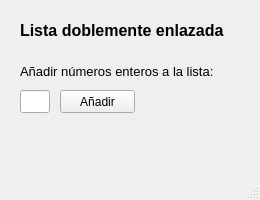
<?xml version="1.0" encoding="UTF-8"?>
<ui version="4.0">
 <class>MainWindow</class>
 <widget class="QMainWindow" name="MainWindow">
  <property name="geometry">
   <rect>
    <x>0</x>
    <y>0</y>
    <width>260</width>
    <height>200</height>
   </rect>
  </property>
  <property name="windowTitle">
   <string>MainWindow</string>
  </property>
  <widget class="QWidget" name="centralWidget">
   <widget class="QLabel" name="label">
    <property name="geometry">
     <rect>
      <x>20</x>
      <y>20</y>
      <width>240</width>
      <height>20</height>
     </rect>
    </property>
    <property name="font">
     <font>
      <pointsize>12</pointsize>
      <weight>75</weight>
      <bold>true</bold>
     </font>
    </property>
    <property name="text">
     <string>Lista doblemente enlazada</string>
    </property>
   </widget>
   <widget class="QLineEdit" name="lineEdit">
    <property name="geometry">
     <rect>
      <x>20</x>
      <y>90</y>
      <width>30</width>
      <height>23</height>
     </rect>
    </property>
   </widget>
   <widget class="QLabel" name="label_2">
    <property name="geometry">
     <rect>
      <x>20</x>
      <y>63</y>
      <width>201</width>
      <height>16</height>
     </rect>
    </property>
    <property name="font">
     <font>
      <pointsize>10</pointsize>
     </font>
    </property>
    <property name="text">
     <string>Añadir números enteros a la lista:</string>
    </property>
   </widget>
   <widget class="QPushButton" name="btnAniadir">
    <property name="geometry">
     <rect>
      <x>60</x>
      <y>90</y>
      <width>75</width>
      <height>23</height>
     </rect>
    </property>
    <property name="text">
     <string>Añadir</string>
    </property>
   </widget>
   <widget class="QLabel" name="txtLabel">
    <property name="geometry">
     <rect>
      <x>20</x>
      <y>140</y>
      <width>220</width>
      <height>13</height>
     </rect>
    </property>
    <property name="font">
     <font>
      <pointsize>12</pointsize>
     </font>
    </property>
    <property name="text">
     <string/>
    </property>
   </widget>
  </widget>
  <widget class="QMenuBar" name="menuBar">
   <property name="geometry">
    <rect>
     <x>0</x>
     <y>0</y>
     <width>260</width>
     <height>21</height>
    </rect>
   </property>
  </widget>
  <widget class="QStatusBar" name="statusBar"/>
 </widget>
 <layoutdefault spacing="6" margin="11"/>
 <resources/>
 <connections/>
</ui>
